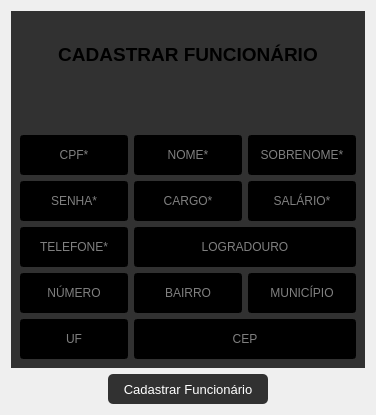
                <widget class="QWidget" name="tab">
                 <property name="styleSheet">
                  <string notr="true"/>
                 </property>
                 <attribute name="title">
                  <string>Realizar Cadastro </string>
                 </attribute>
                 <layout class="QVBoxLayout" name="verticalLayout_9">
                  <item>
                   <widget class="QFrame" name="frame_4">
                    <property name="maximumSize">
                     <size>
                      <width>16777215</width>
                      <height>16777215</height>
                     </size>
                    </property>
                    <property name="styleSheet">
                     <string notr="true">QLineEdit{
color: white;
background-color: rgb(0, 0, 0);
font: 10pt &quot;MS SHel Dlg 2&quot;;

}

QFrame{
background-color:rgb(49, 49, 49);
border:None;
}</string>
                    </property>
                    <property name="frameShape">
                     <enum>QFrame::StyledPanel</enum>
                    </property>
                    <property name="frameShadow">
                     <enum>QFrame::Raised</enum>
                    </property>
                    <layout class="QGridLayout" name="gridLayout">
                     <item row="1" column="1">
                      <widget class="QLineEdit" name="txtNome">
                       <property name="minimumSize">
                        <size>
                         <width>0</width>
                         <height>40</height>
                        </size>
                       </property>
                       <property name="text">
                        <string/>
                       </property>
                       <property name="alignment">
                        <set>Qt::AlignCenter</set>
                       </property>
                       <property name="placeholderText">
                        <string>NOME*</string>
                       </property>
                      </widget>
                     </item>
                     <item row="1" column="2">
                      <widget class="QLineEdit" name="txtSobrenome">
                       <property name="minimumSize">
                        <size>
                         <width>0</width>
                         <height>40</height>
                        </size>
                       </property>
                       <property name="alignment">
                        <set>Qt::AlignCenter</set>
                       </property>
                       <property name="placeholderText">
                        <string>SOBRENOME*</string>
                       </property>
                      </widget>
                     </item>
                     <item row="2" column="0">
                      <widget class="QLineEdit" name="txtSenha">
                       <property name="minimumSize">
                        <size>
                         <width>0</width>
                         <height>40</height>
                        </size>
                       </property>
                       <property name="alignment">
                        <set>Qt::AlignCenter</set>
                       </property>
                       <property name="placeholderText">
                        <string>SENHA*</string>
                       </property>
                      </widget>
                     </item>
                     <item row="0" column="0" colspan="3">
                      <widget class="QLabel" name="lblCadastroFun">
                       <property name="minimumSize">
                        <size>
                         <width>0</width>
                         <height>0</height>
                        </size>
                       </property>
                       <property name="maximumSize">
                        <size>
                         <width>16777215</width>
                         <height>200</height>
                        </size>
                       </property>
                       <property name="text">
                        <string>&lt;!DOCTYPE HTML PUBLIC &quot;-//W3C//DTD HTML 4.0//EN&quot; &quot;http://www.w3.org/TR/REC-html40/strict.dtd&quot;&gt;
&lt;html&gt;&lt;head&gt;&lt;meta name=&quot;qrichtext&quot; content=&quot;1&quot; /&gt;&lt;style type=&quot;text/css&quot;&gt;
p, li { white-space: pre-wrap; }
&lt;/style&gt;&lt;/head&gt;&lt;body style=&quot; font-family:'MS Shell Dlg 2'; font-size:8pt; font-weight:400; font-style:normal;&quot;&gt;
&lt;p align=&quot;center&quot; style=&quot;-qt-paragraph-type:empty; margin-top:12px; margin-bottom:12px; margin-left:0px; margin-right:0px; -qt-block-indent:0; text-indent:0px;&quot;&gt;&lt;br /&gt;&lt;/p&gt;
&lt;p align=&quot;center&quot; style=&quot; margin-top:12px; margin-bottom:12px; margin-left:0px; margin-right:0px; -qt-block-indent:0; text-indent:0px;&quot;&gt;&lt;img src=&quot;:/icons/icons/Funcionario.png&quot; /&gt;&lt;/p&gt;
&lt;p align=&quot;center&quot; style=&quot; margin-top:12px; margin-bottom:12px; margin-left:0px; margin-right:0px; -qt-block-indent:0; text-indent:0px;&quot;&gt;&lt;span style=&quot; font-size:22pt; font-weight:600; vertical-align:super;&quot;&gt;CADASTRAR FUNCIONÁRIO&lt;/span&gt;&lt;br /&gt;&lt;/p&gt;
&lt;p align=&quot;center&quot; style=&quot; margin-top:12px; margin-bottom:12px; margin-left:0px; margin-right:0px; -qt-block-indent:0; text-indent:0px;&quot;&gt;&lt;br /&gt;&lt;/p&gt;&lt;/body&gt;&lt;/html&gt;</string>
                       </property>
                      </widget>
                     </item>
                     <item row="1" column="0">
                      <widget class="QLineEdit" name="txtCPF">
                       <property name="minimumSize">
                        <size>
                         <width>0</width>
                         <height>40</height>
                        </size>
                       </property>
                       <property name="alignment">
                        <set>Qt::AlignCenter</set>
                       </property>
                       <property name="placeholderText">
                        <string>CPF*</string>
                       </property>
                      </widget>
                     </item>
                     <item row="6" column="0">
                      <widget class="QLineEdit" name="txtNumero">
                       <property name="minimumSize">
                        <size>
                         <width>0</width>
                         <height>40</height>
                        </size>
                       </property>
                       <property name="alignment">
                        <set>Qt::AlignCenter</set>
                       </property>
                       <property name="placeholderText">
                        <string>NÚMERO</string>
                       </property>
                      </widget>
                     </item>
                     <item row="4" column="1" colspan="2">
                      <widget class="QLineEdit" name="txtLogradouro">
                       <property name="minimumSize">
                        <size>
                         <width>0</width>
                         <height>40</height>
                        </size>
                       </property>
                       <property name="text">
                        <string/>
                       </property>
                       <property name="alignment">
                        <set>Qt::AlignCenter</set>
                       </property>
                       <property name="placeholderText">
                        <string>LOGRADOURO</string>
                       </property>
                      </widget>
                     </item>
                     <item row="2" column="1">
                      <widget class="QLineEdit" name="txtCargo">
                       <property name="minimumSize">
                        <size>
                         <width>0</width>
                         <height>40</height>
                        </size>
                       </property>
                       <property name="alignment">
                        <set>Qt::AlignCenter</set>
                       </property>
                       <property name="placeholderText">
                        <string>CARGO*</string>
                       </property>
                      </widget>
                     </item>
                     <item row="2" column="2">
                      <widget class="QLineEdit" name="txtSalario">
                       <property name="minimumSize">
                        <size>
                         <width>0</width>
                         <height>40</height>
                        </size>
                       </property>
                       <property name="alignment">
                        <set>Qt::AlignCenter</set>
                       </property>
                       <property name="placeholderText">
                        <string notr="true">SALÁRIO*</string>
                       </property>
                      </widget>
                     </item>
                     <item row="6" column="1">
                      <widget class="QLineEdit" name="txtBairro">
                       <property name="minimumSize">
                        <size>
                         <width>0</width>
                         <height>40</height>
                        </size>
                       </property>
                       <property name="alignment">
                        <set>Qt::AlignCenter</set>
                       </property>
                       <property name="placeholderText">
                        <string>BAIRRO</string>
                       </property>
                      </widget>
                     </item>
                     <item row="6" column="2">
                      <widget class="QLineEdit" name="txtMunicipio">
                       <property name="minimumSize">
                        <size>
                         <width>0</width>
                         <height>40</height>
                        </size>
                       </property>
                       <property name="alignment">
                        <set>Qt::AlignCenter</set>
                       </property>
                       <property name="placeholderText">
                        <string>MUNICÍPIO</string>
                       </property>
                      </widget>
                     </item>
                     <item row="7" column="0">
                      <widget class="QLineEdit" name="txtUF">
                       <property name="minimumSize">
                        <size>
                         <width>0</width>
                         <height>40</height>
                        </size>
                       </property>
                       <property name="alignment">
                        <set>Qt::AlignCenter</set>
                       </property>
                       <property name="placeholderText">
                        <string>UF</string>
                       </property>
                      </widget>
                     </item>
                     <item row="4" column="0">
                      <widget class="QLineEdit" name="txtTelefone">
                       <property name="minimumSize">
                        <size>
                         <width>0</width>
                         <height>40</height>
                        </size>
                       </property>
                       <property name="alignment">
                        <set>Qt::AlignCenter</set>
                       </property>
                       <property name="placeholderText">
                        <string>TELEFONE*</string>
                       </property>
                      </widget>
                     </item>
                     <item row="7" column="1" colspan="2">
                      <widget class="QLineEdit" name="txtCEP">
                       <property name="minimumSize">
                        <size>
                         <width>0</width>
                         <height>40</height>
                        </size>
                       </property>
                       <property name="alignment">
                        <set>Qt::AlignCenter</set>
                       </property>
                       <property name="placeholderText">
                        <string>CEP</string>
                       </property>
                      </widget>
                     </item>
                    </layout>
                   </widget>
                  </item>
                  <item alignment="Qt::AlignHCenter">
                   <widget class="QPushButton" name="btnCadastrarFun">
                    <property name="minimumSize">
                     <size>
                      <width>160</width>
                      <height>30</height>
                     </size>
                    </property>
                    <property name="font">
                     <font>
                      <pointsize>10</pointsize>
                     </font>
                    </property>
                    <property name="cursor">
                     <cursorShape>PointingHandCursor</cursorShape>
                    </property>
                    <property name="styleSheet">
                     <string notr="true">QPushButton:hover{
background-color: rgb(0, 129, 0);
border-radius: 5px;
}

QPushButton{
color:white;
border-radius: 5px;	
background-color:rgb(49, 49, 49);

}</string>
                    </property>
                    <property name="text">
                     <string>Cadastrar Funcionário</string>
                    </property>
                   </widget>
                  </item>
                 </layout>
                </widget>
